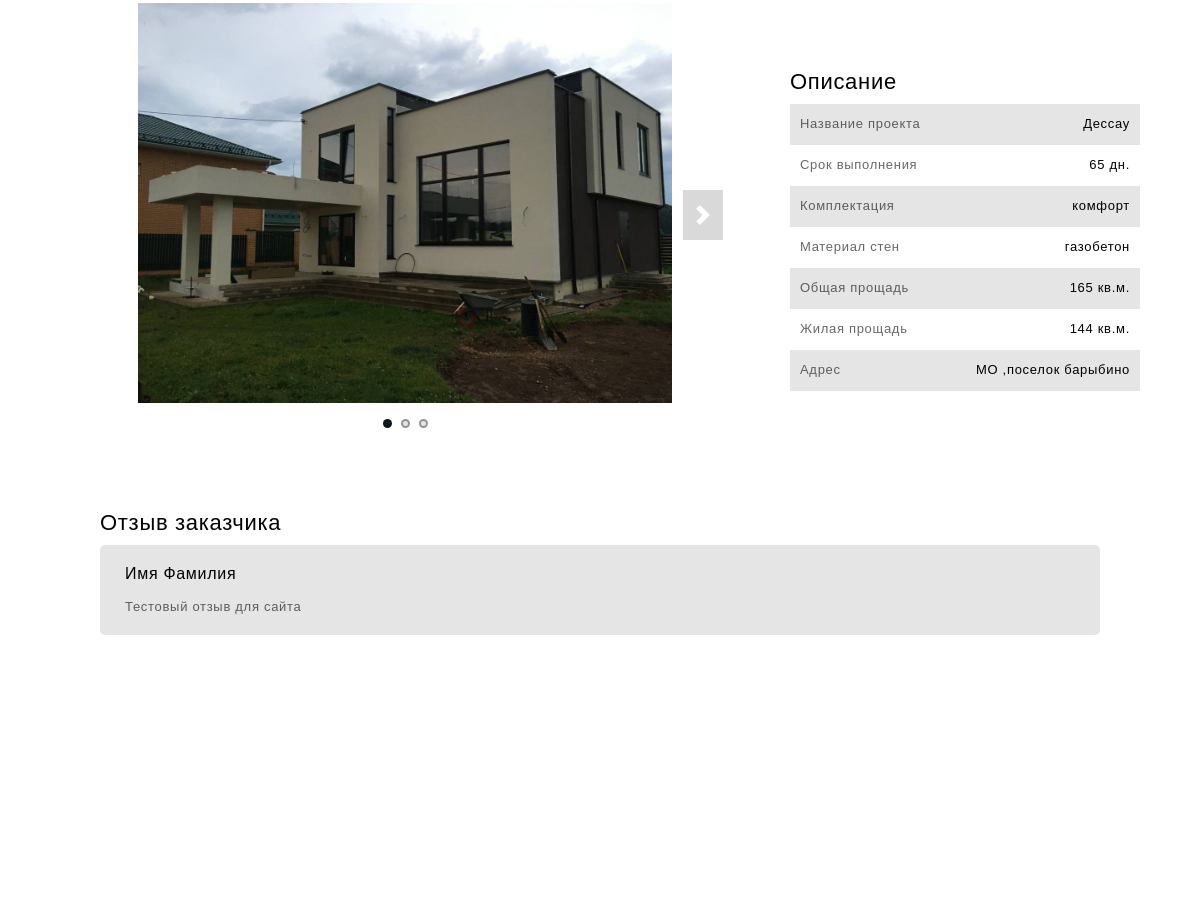
Before: /finished/1 (middle part) with the older database file.
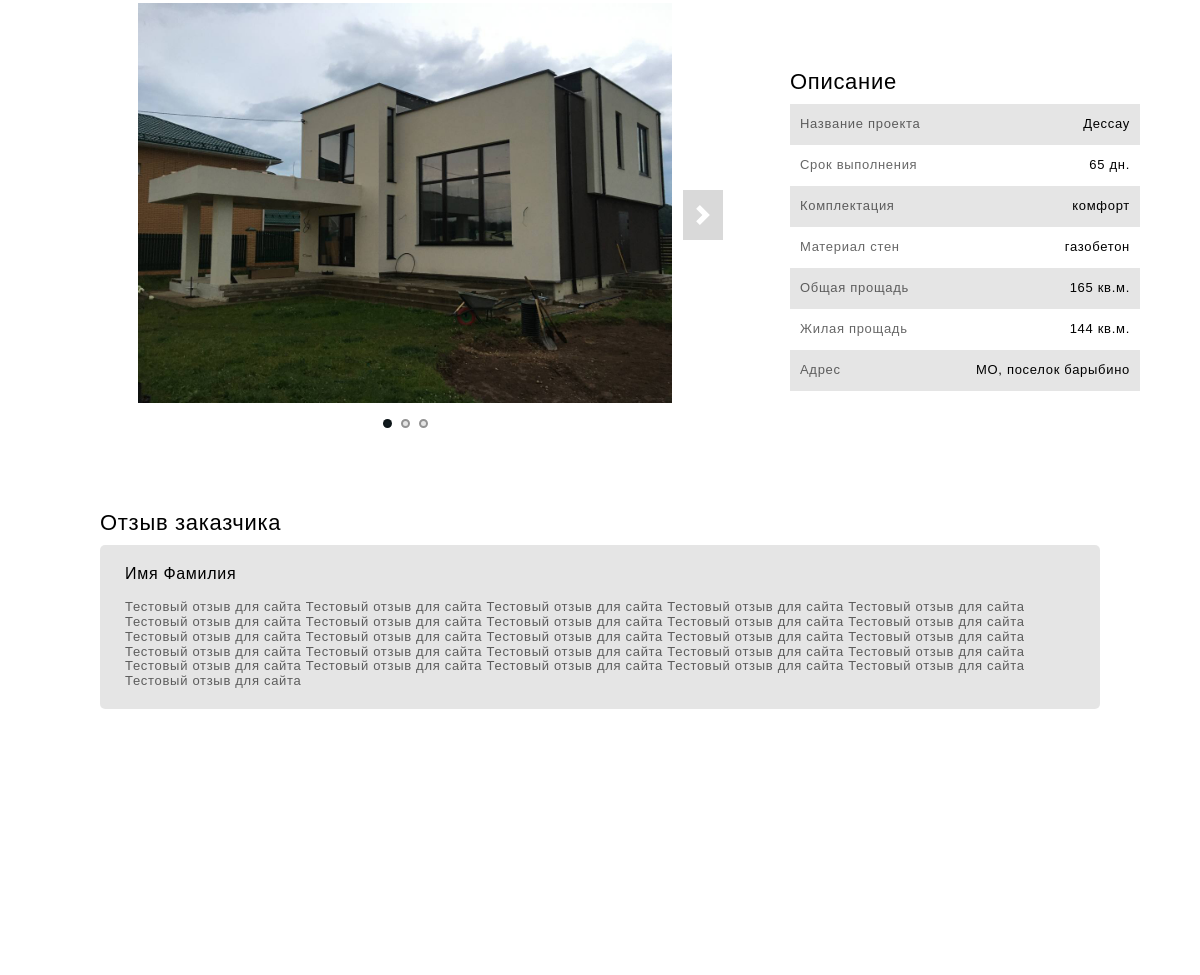
After: the same page with the newer database file.
### main/models.py (models this page shows, shortened)
class FinishedProjectImages(models.Model):
    project = models.ForeignKey(FinishedProjects, on_delete=models.CASCADE, related_name="images")
    image = models.ImageField(upload_to=finished_project_img_save)
    def __str__(self):
        return f'{self.image}'

class FinishedProjects(models.Model):
    deadlines = models.IntegerField(verbose_name='Срок выполнения', blank=True)
    object_name = models.CharField(verbose_name='Название объекта', max_length=100, blank=True)
    total_area = models.IntegerField(verbose_name='Общая площадь', blank=True)
    living_area = models.IntegerField(verbose_name='Жилая площадь', blank=True)
    address = models.CharField(verbose_name='Адрес', max_length=150, default='')
    wall_material = models.CharField(verbose_name='Материал стен', max_length=100, blank=True)
    equipment = models.CharField(verbose_name='Комплектация', max_length=100, blank=True)
    reviewer_name = models.CharField(verbose_name='Имя клиента', max_length=100, default='')
    review = models.CharField(verbose_name='Отзыв клиента', max_length=1000, default='')
    class Meta:
        verbose_name = "Готовый проект"
        verbose_name_plural = "Готовые проекты"

### main/views.py (the view)
# urls.py: path('finished/<int:pk>', views.finished, name='finished'),
def finished(request, pk):
    finished_project = FinishedProjects.objects.get(id=pk)
    return render(request, 'main/finished.html', {'project': finished_project, 'images_count': range(len(finished_project.images.all()))})

### main/templates/main/finished.html (shortened to what this page needs)
{% extends 'main/header.html' %}
{% load static %}
{% block link %}
<link rel="stylesheet" type="text/css" href="{% static 'main/css/finished.css' %}">
{% endblock %}
{% block content %}
<div class="finished_project">
    <div class="slider">
        <div class="slider__wrapper">
            <div class="slider__items">
                {% for image in project.images.all %}
                    <div class="slider__item">
                        <img src="{% static image %}" class="slide_photo" draggable="false">
                    </div>
                {% endfor %}
            </div>
        </div>
        <a class="slider__control slider__control_next" href="#" role="button" data-slide="next" style="color: white; border: 0;"></a>
        <ol class="slider__indicators">
            {% for i in images_count %}
                <li class="slider__indicator" data-slide-to={{ i }}></li>
            {% endfor %}
        </ol>
    </div>
    <div class="description">
        <p class="description_title">Описание</p>
        <div class="description_row" style="background-color: rgba(0, 0, 0, 0.1);">
            <p class="row_name">Название проекта</p>
            <p class="row_value">{{ project.object_name }}</p>
        </div>
        <div class="description_row">
            <p class="row_name">Срок выполнения</p>
            <p class="row_value">{{ project.deadlines }} дн.</p>
        </div>
        <div class="description_row" style="background-color: rgba(0, 0, 0, 0.1);">
            <p class="row_name">Комплектация</p>
            <p class="row_value">{{ project.equipment }}</p>
        </div>
        <div class="description_row">
            <p class="row_name">Материал стен</p>
            <p class="row_value">{{ project.wall_material }}</p>
        </div>
        <div class="description_row" style="background-color: rgba(0, 0, 0, 0.1);">
            <p class="row_name">Общая прощадь</p>
            <p class="row_value">{{ project.total_area }} кв.м.</p>
        </div>
        <div class="description_row">
            <p class="row_name">Жилая прощадь</p>
            <p class="row_value">{{ project.living_area }} кв.м.</p>
        </div>
        <div class="description_row" style="background-color: rgba(0, 0, 0, 0.1);">
            <p class="row_name">Адрес</p>
            <p class="row_value">{{ project.address }}</p>
        </div>
    </div>
</div>
{% if project.review != '-' %}
    <div class="review">
        <p class="review_title">Отзыв заказчика</p>
        <div class="review_box">
            <p class="reviewer_name">{{ project.reviewer_name }}</p>
            <p class="review_text">{{ project.review }}</p>
        </div>
    </div>
{% endif %}
{% endblock %}

### main/templates/main/header.html (shortened to what this page needs)
{% load static %}
<!doctype html>
<html lang="en">
<head>
    <link rel="stylesheet" href="https://rsms.me/inter/inter.css">
    <link href="https://fonts.cdnfonts.com/css/gilroy-bold" rel="stylesheet">
    <link rel="stylesheet" href="https://cdnjs.cloudflare.com/ajax/libs/normalize/8.0.1/normalize.min.css">
    <link rel="stylesheet" type="text/css" href="{% static 'main/css/header.css' %}">
    {% block link %}{% endblock %}
</head>
<body>
<div class="content" id="content">
    {% block content %}
    {% endblock %}
</div>
</body>
</html>

### main/static/main/css/header.css (style rules this page uses)
.content { position: relative; z-index: 1; }
.slider { position: relative; overflow: hidden; margin-left: auto; margin-right: auto; }
.slider__wrapper { position: relative; overflow: hidden; background-color: #eee; }
.slider__items { display: flex; transition: transform .5s ease; }
.slider__item { flex: 0 0 100%; max-width: 100%; position: relative; }
.slider__control { position: absolute; top: 50%; width: 40px; height: 50px; transform: translateY(-50%); display: none; align-items: center; justify-content: center; color: #fff; background: rgba(0,0,0,.3); opacity: .5; user-select: none; }
.slider__control_show { display: flex; }
.slider__control_next { right: 1%; }
.slider__control::before { content: ''; display: inline-block; width: 20px; height: 20px; background: transparent no-repeat center center; background-size: 100% 100%; }
.slider__indicators { display: flex; padding-left: 0; list-style: none; user-select: none; column-gap: 3px; justify-content: center; margin-block-end: 0; }
.slider__indicator { flex: 0 1 auto; width: 5px; height: 5px; margin-right: 3px; border-radius: 100%; margin-left: 3px; background-color: #e5e5e5; border: 2px solid #939393; cursor: pointer; }
.slider__indicator_active { background-color: #101a1e; border: 2px solid rgba(0,0,0,0.2); }
.slider__items { counter-reset: slide; }
.slider__item { counter-increment: slide; height: 400px; background-color: white; display: flex; justify-content: center; }
img, video { object-fit: contain; }

### main/static/main/css/finished.css (style rules this page uses)
.finished_project { display: flex; width: 90%; max-width: 1800px; column-gap: 40px; margin: auto; justify-content: space-around; align-items: center; }
.slider { width: 60%; }
.slide_photo { vertical-align: middle; width: 100%; max-height: 500px; object-fit: contain; }
.description { width: 350px; height: 500px; margin-top: 30px; display: flex; flex-direction: column; justify-content: center; }
.description_title { font-size: 22px; font-family: 'Gilroy-Bold', sans-serif; letter-spacing: 0.7px; margin-block-end: 10px; margin-block-start: 0px; }
.description_row { display: flex; align-items: center; justify-content: space-between; padding-left: 10px; padding-right: 10px; box-sizing: border-box; }
.row_name { font-size: 13px; font-family: 'Gilroy-Bold', sans-serif; letter-spacing: 0.7px; color: rgba(0, 0, 0, 0.6); }
.row_value { font-size: 13px; font-family: 'Gilroy-Bold', sans-serif; letter-spacing: 0.7px; text-align: right; }
.review { width: 90%; max-width: 1000px; margin: 30px auto; }
.review_title { font-size: 22px; font-family: 'Gilroy-Bold', sans-serif; letter-spacing: 0.7px; margin-block-end: 10px; margin-block-start: 0px; }
.review_box { background-color: rgba(0,0,0,0.1); border-radius: 5px; padding: 20px 25px 20px 25px; box-sizing: border-box; }
.reviewer_name { font-size: 16px; font-family: 'Gilroy-Bold', sans-serif; letter-spacing: 0.7px; margin-block-start: 0px; }
.review_text { font-size: 13px; font-family: 'Gilroy-Bold', sans-serif; letter-spacing: 0.7px; color: rgba(0,0,0,0.6); margin-block-end: 0px; }

Changed rows visible on the page:
changed FinishedProjects "Имя Фамилия": address "МО ,поселок барыбино" → "МО, поселок барыбино"; review "Тестовый отзыв для сайта" → "Тестовый отзыв для сайта Тестовый отзыв для сайта Тестовый отзыв для сайта Тестовый отзыв для сайта Тестовый отзыв для сайта Тестовый отзыв для сайта Тестовый отзыв для сайта Тестовый отзыв для сайта Тестовый отзыв для сайта Тестовый отзыв для сайта Тестовый отзыв для сайта Тестовый отзыв для сайта Тестовый отзыв для сайта Тестовый отзыв для сайта Тестовый отзыв для сайта Тестовый отзыв для сайта Тестовый отзыв для сайта Тестовый отзыв для сайта Тестовый отзыв для сайта Тестовый отзыв для сайта Тестовый отзыв для сайта Тестовый отзыв для сайта Тестовый отзыв для сайта Тестовый отзыв для сайта Тестовый отзыв для сайта Тестовый отзыв для сайта"
